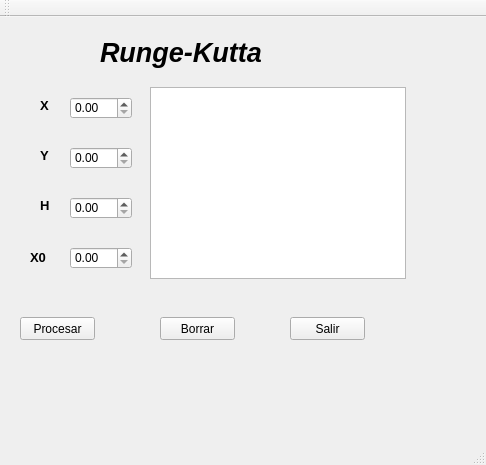
<?xml version="1.0" encoding="UTF-8"?>
<ui version="4.0">
 <class>rk</class>
 <widget class="QMainWindow" name="rk">
  <property name="geometry">
   <rect>
    <x>0</x>
    <y>0</y>
    <width>486</width>
    <height>465</height>
   </rect>
  </property>
  <property name="windowTitle">
   <string>rk</string>
  </property>
  <widget class="QWidget" name="centralWidget">
   <widget class="QPushButton" name="Metodo">
    <property name="geometry">
     <rect>
      <x>20</x>
      <y>300</y>
      <width>75</width>
      <height>23</height>
     </rect>
    </property>
    <property name="text">
     <string>Procesar</string>
    </property>
   </widget>
   <widget class="QPushButton" name="Borrar">
    <property name="geometry">
     <rect>
      <x>160</x>
      <y>300</y>
      <width>75</width>
      <height>23</height>
     </rect>
    </property>
    <property name="text">
     <string>Borrar</string>
    </property>
   </widget>
   <widget class="QPushButton" name="Salir">
    <property name="geometry">
     <rect>
      <x>290</x>
      <y>300</y>
      <width>75</width>
      <height>23</height>
     </rect>
    </property>
    <property name="text">
     <string>Salir</string>
    </property>
   </widget>
   <widget class="QTextBrowser" name="texto">
    <property name="geometry">
     <rect>
      <x>150</x>
      <y>70</y>
      <width>256</width>
      <height>192</height>
     </rect>
    </property>
   </widget>
   <widget class="QLabel" name="label">
    <property name="geometry">
     <rect>
      <x>40</x>
      <y>80</y>
      <width>16</width>
      <height>16</height>
     </rect>
    </property>
    <property name="font">
     <font>
      <family>Arial</family>
      <pointsize>10</pointsize>
      <weight>75</weight>
      <bold>true</bold>
     </font>
    </property>
    <property name="text">
     <string>X</string>
    </property>
   </widget>
   <widget class="QLabel" name="label_2">
    <property name="geometry">
     <rect>
      <x>40</x>
      <y>130</y>
      <width>16</width>
      <height>16</height>
     </rect>
    </property>
    <property name="font">
     <font>
      <family>Arial</family>
      <pointsize>10</pointsize>
      <weight>75</weight>
      <bold>true</bold>
     </font>
    </property>
    <property name="text">
     <string>Y</string>
    </property>
   </widget>
   <widget class="QLabel" name="label_3">
    <property name="geometry">
     <rect>
      <x>40</x>
      <y>180</y>
      <width>16</width>
      <height>16</height>
     </rect>
    </property>
    <property name="font">
     <font>
      <family>Arial</family>
      <pointsize>10</pointsize>
      <weight>75</weight>
      <bold>true</bold>
     </font>
    </property>
    <property name="text">
     <string>H</string>
    </property>
   </widget>
   <widget class="QDoubleSpinBox" name="x">
    <property name="geometry">
     <rect>
      <x>70</x>
      <y>80</y>
      <width>62</width>
      <height>22</height>
     </rect>
    </property>
   </widget>
   <widget class="QDoubleSpinBox" name="y">
    <property name="geometry">
     <rect>
      <x>70</x>
      <y>130</y>
      <width>62</width>
      <height>22</height>
     </rect>
    </property>
   </widget>
   <widget class="QDoubleSpinBox" name="h">
    <property name="geometry">
     <rect>
      <x>70</x>
      <y>180</y>
      <width>62</width>
      <height>22</height>
     </rect>
    </property>
   </widget>
   <widget class="QLabel" name="label_4">
    <property name="geometry">
     <rect>
      <x>30</x>
      <y>230</y>
      <width>31</width>
      <height>21</height>
     </rect>
    </property>
    <property name="font">
     <font>
      <family>Arial</family>
      <pointsize>10</pointsize>
      <weight>75</weight>
      <bold>true</bold>
     </font>
    </property>
    <property name="text">
     <string>X0</string>
    </property>
   </widget>
   <widget class="QDoubleSpinBox" name="X0">
    <property name="geometry">
     <rect>
      <x>70</x>
      <y>230</y>
      <width>62</width>
      <height>22</height>
     </rect>
    </property>
   </widget>
   <widget class="QLabel" name="label_5">
    <property name="geometry">
     <rect>
      <x>100</x>
      <y>10</y>
      <width>171</width>
      <height>51</height>
     </rect>
    </property>
    <property name="font">
     <font>
      <family>Arial</family>
      <pointsize>20</pointsize>
      <weight>75</weight>
      <italic>true</italic>
      <bold>true</bold>
     </font>
    </property>
    <property name="text">
     <string>Runge-Kutta</string>
    </property>
   </widget>
  </widget>
  <widget class="QMenuBar" name="menuBar">
   <property name="geometry">
    <rect>
     <x>0</x>
     <y>0</y>
     <width>486</width>
     <height>21</height>
    </rect>
   </property>
  </widget>
  <widget class="QToolBar" name="mainToolBar">
   <attribute name="toolBarArea">
    <enum>TopToolBarArea</enum>
   </attribute>
   <attribute name="toolBarBreak">
    <bool>false</bool>
   </attribute>
  </widget>
  <widget class="QStatusBar" name="statusBar"/>
 </widget>
 <layoutdefault spacing="6" margin="11"/>
 <resources/>
 <connections/>
</ui>
